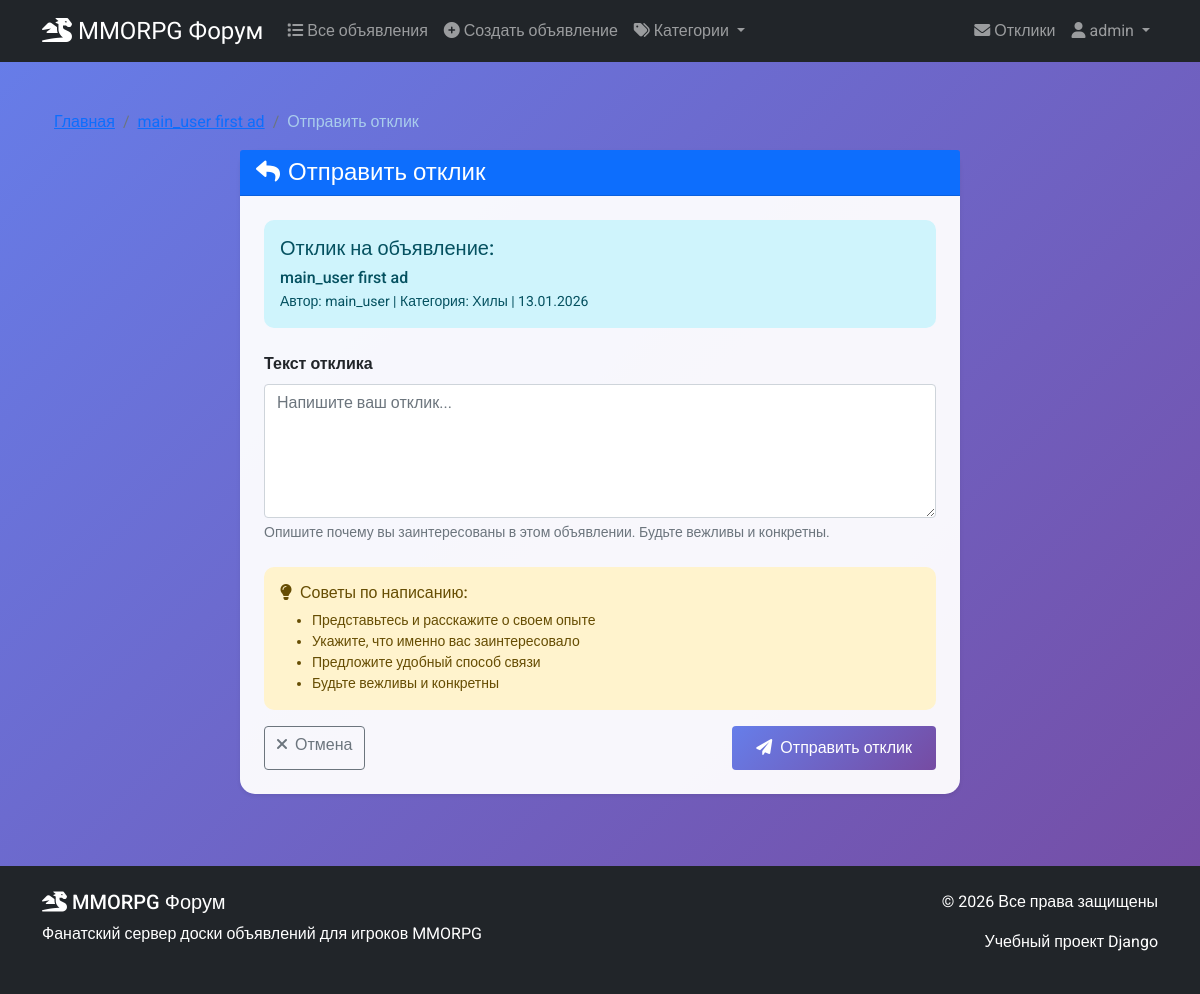
Screenshot of /bulletin-board/ad/1/send-response/ (signed in) with the database file from the repository.
### board/models.py (models this page shows, shortened)
class Ad(models.Model):
    title = models.CharField(max_length=200)
    content = models.TextField()
    image = models.ImageField(upload_to='ads_images/', blank=True, null=True)
    file = models.FileField(upload_to='ads_files/', blank=True, null=True)
    author = models.ForeignKey(User, on_delete=models.CASCADE)
    category = models.ForeignKey(Category, on_delete=models.CASCADE)
    created = models.DateTimeField(auto_now_add=True)
    update = models.DateTimeField(auto_now=True)
    is_active = models.BooleanField(default=True)
    class Meta:
        ordering = ['-created']

class Category(models.Model):
    name = models.CharField(max_length=100, unique = True)

### board/views.py (the view)
# urls.py: path('ad/<int:ad_pk>/send-response/', views.send_response_view, name='send_response'),
@login_required
def send_response_view(request, ad_pk):
    ad = get_object_or_404(Ad, pk=ad_pk)
    if ad.author == request.user:
        messages.error(request, 'Вы не можете оставлять отклики на свои объявления')
        return redirect('ad_detail', pk=ad.pk)
    if Response.objects.filter(ad=ad, from_user=request.user).exists():
        messages.error(request, 'Вы уже оставляли отклик на это объявление')
        return redirect('ad_detail', pk=ad.pk)
    if request.method == 'POST':
        form = ResponseForm(request.POST)
        if form.is_valid():
            response = form.save(commit=False)
            response.ad = ad
            response.from_user = request.user
            response.save()
            messages.success(request, 'Ваш отклик успешно отправлен!')
            return redirect('ad_detail', pk=ad.pk)
    else:
        form = ResponseForm()
    context = {
        'form': form,
        'ad': ad,
    }
    return render(request, 'board/responses/send.html', context)

### board/forms.py
class ResponseForm(forms.ModelForm):
    class Meta:
        model = Response
        fields = ['text']
        widgets = {
            'text': forms.Textarea(attrs={
                'class': 'form-control',
                'rows': 5,
                'placeholder': 'Напишите ваш отклик...',
                'style': 'resize: vertical; min-height: 120px;'
            }),
        }
        labels = {
            'text': 'Текст отклика',
        }

### templates/board/responses/send.html (shortened to what this page needs)
{% extends 'base.html' %}
{% load static %}
{% block content %}
<div class="container py-4">
    <nav aria-label="breadcrumb">
        <ol class="breadcrumb">
            <li class="breadcrumb-item"><a href="{% url 'ad_list' %}">Главная</a></li>
            <li class="breadcrumb-item"><a href="{% url 'ad_detail' ad.pk %}">{{ ad.title|truncatechars:30 }}</a></li>
            <li class="breadcrumb-item active">Отправить отклик</li>
        </ol>
    </nav>
    <div class="row justify-content-center">
        <div class="col-lg-8">
            <div class="card shadow-sm">
                <div class="card-header bg-primary text-white">
                    <h1 class="h4 mb-0">
                        <i class="fas fa-reply me-2"></i>Отправить отклик
                    </h1>
                </div>
                <div class="card-body p-4">
                    <div class="alert alert-info mb-4">
                        <h5 class="alert-heading">Отклик на объявление:</h5>
                        <h6 class="mb-1">{{ ad.title }}</h6>
                        <p class="small mb-0">
                            Автор: {{ ad.author.username }} |
                            Категория: {{ ad.category.name }} |
                            {{ ad.created|date:"d.m.Y" }}
                        </p>
                    </div>
                    <form method="post">
                        <div class="mb-4">
                            <label for="{{ form.text.id_for_label }}" class="form-label fw-bold">
                                Текст отклика
                            </label>
                            {{ form.text }}
                            <div class="form-text">
                                Опишите почему вы заинтересованы в этом объявлении.
                                Будьте вежливы и конкретны.
                            </div>
                        </div>
                        <div class="alert alert-warning">
                            <h6 class="alert-heading">
                                <i class="fas fa-lightbulb me-2"></i>Советы по написанию:
                            </h6>
                            <ul class="mb-0 small">
                                <li>Представьтесь и расскажите о своем опыте</li>
                                <li>Укажите, что именно вас заинтересовало</li>
                                <li>Предложите удобный способ связи</li>
                                <li>Будьте вежливы и конкретны</li>
                            </ul>
                        </div>
                        <div class="d-flex justify-content-between">
                            <a href="{% url 'ad_detail' ad.pk %}" class="btn btn-outline-secondary">
                                <i class="fas fa-times me-2"></i>Отмена
                            </a>
                            <button type="submit" class="btn btn-primary px-4">
                                <i class="fas fa-paper-plane me-2"></i>Отправить отклик
                            </button>
                        </div>
                    </form>
                </div>
            </div>
        </div>
    </div>
</div>
{% endblock %}

### templates/base.html (shortened to what this page needs)
<!DOCTYPE html>
<html lang="ru">
<head>
    <link href="https://cdn.jsdelivr.net/npm/bootstrap@5.1.3/dist/css/bootstrap.min.css" rel="stylesheet">
    <link rel="stylesheet" href="https://cdnjs.cloudflare.com/ajax/libs/font-awesome/6.0.0/css/all.min.css">
    {% load static %}
    <link rel="stylesheet" href="{% static 'css/style.css' %}">
</head>
<body>
    <nav class="navbar navbar-expand-lg navbar-dark bg-dark">
        <div class="container">
            <a class="navbar-brand" href="{% url 'home' %}">
                <i class="fas fa-dragon"></i> MMORPG Форум
            </a>
            <div class="collapse navbar-collapse" id="navbarNav">
                <ul class="navbar-nav me-auto">
                    <li class="nav-item">
                        <a class="nav-link" href="{% url 'ad_list' %}">
                            <i class="fas fa-list"></i> Все объявления
                        </a>
                    </li>
                    <li class="nav-item">
                        <a class="nav-link" href="{% url 'ad_create' %}">
                            <i class="fas fa-plus-circle"></i> Создать объявление
                        </a>
                    </li>
                    <li class="nav-item dropdown">
                        <a class="nav-link dropdown-toggle" href="#" id="categoryDropdown" role="button" data-bs-toggle="dropdown">
                            <i class="fas fa-tags"></i> Категории
                        </a>
                    </li>
                </ul>
                <ul class="navbar-nav">
                    {% if user.is_authenticated %}
                        <li class="nav-item">
                            <a class="nav-link" href="{% url 'my_responses' %}">
                                <i class="fas fa-envelope"></i> Отклики
                            </a>
                        </li>
                        <li class="nav-item dropdown">
                            <a class="nav-link dropdown-toggle" href="#" id="userDropdown" role="button" data-bs-toggle="dropdown">
                                <i class="fas fa-user"></i> {{ user.username }}
                            </a>
                        </li>
                    {% endif %}
                </ul>
            </div>
        </div>
    </nav>
    <main class="container my-4">
        {% block content %}{% endblock %}
    </main>
    <footer class="bg-dark text-white py-4 mt-5">
        <div class="container">
            <div class="row">
                <div class="col-md-6">
                    <h5><i class="fas fa-dragon"></i> MMORPG Форум</h5>
                    <p>Фанатский сервер доски объявлений для игроков MMORPG</p>
                </div>
                <div class="col-md-6 text-end">
                    <p>&copy; {% now "Y" %} Все права защищены</p>
                    <p>Учебный проект Django</p>
                </div>
            </div>
        </div>
    </footer>
</body>
</html>

### static/css/style.css (style rules this page uses)
:root { --primary-color: #2c3e50; --secondary-color: #3498db; --accent-color: #e74c3c; --success-color: #27ae60; --warning-color: #f39c12; --dark-bg: #1a252f; }
body { font-family: 'Roboto', sans-serif; background: linear-gradient(135deg, #667eea 0%, #764ba2 100%); min-height: 100vh; background-attachment: fixed; }
.navbar-brand { font-family: 'MedievalSharp', cursive; font-size: 1.5rem; }
.card { border: none; border-radius: 15px; box-shadow: 0 4px 6px rgba(0, 0, 0, 0.1); transition: transform 0.3s ease, box-shadow 0.3s ease; background: rgba(255, 255, 255, 0.95); }
.btn-primary { background: linear-gradient(135deg, #667eea 0%, #764ba2 100%); border: none; padding: 10px 25px; }
.alert { border-radius: 10px; border: none; }
.breadcrumb-item.active { color: #a9ccec; }
.nav-link { display: block; padding: .5rem 1rem; color: #c9d9f2; }

### rows the page displays
Ad: title "main_user first ad", author.username "main_user", category.name "Хилы", created "13.01.2026"

### other values shown
{{ user.username }} "admin"
